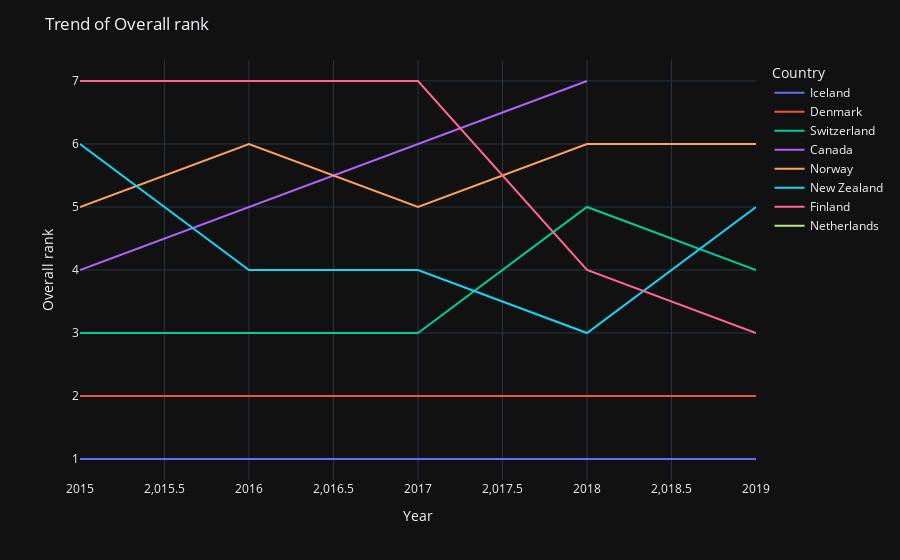

The code cell stored with this chart in its notebook:
### Markdown cell above
#### Observations:
-
-
-

### Code cell
#Filtering the dataframe of all the years for only top 7 of overall rank of each year. I chose 7 to be sure the data is easy to read. Otherwise there are many "holes"/missing parts in the graph. 
df_all_years_top_7 = df_all_years[df_all_years["Overall rank"] <= 7]
tendency(df=df_all_years_top_7, column="Overall rank")

### Figure 1 — Plotly figure (JSON) as saved in the notebook; plotly's stock layout.template omitted (floating-point values rounded to 4 significant figures)
{"data": [{"hovertemplate": "Country=Iceland<br>Year=%{x}<br>Overall rank=%{y}<extra></extra>", "legendgroup": "Iceland", "line": {"color": "#636efa", "dash": "solid"}, "mode": "lines", "name": "Iceland", "orientation": "v", "showlegend": true, "type": "scatter", "x": [2015, 2016, 2017, 2018, 2019], "xaxis": "x", "y": [1, 1, 1, 1, 1], "yaxis": "y"}, {"hovertemplate": "Country=Denmark<br>Year=%{x}<br>Overall rank=%{y}<extra></extra>", "legendgroup": "Denmark", "line": {"color": "#EF553B", "dash": "solid"}, "mode": "lines", "name": "Denmark", "orientation": "v", "showlegend": true, "type": "scatter", "x": [2015, 2016, 2017, 2018, 2019], "xaxis": "x", "y": [2, 2, 2, 2, 2], "yaxis": "y"}, {"hovertemplate": "Country=Switzerland<br>Year=%{x}<br>Overall rank=%{y}<extra></extra>", "legendgroup": "Switzerland", "line": {"color": "#00cc96", "dash": "solid"}, "mode": "lines", "name": "Switzerland", "orientation": "v", "showlegend": true, "type": "scatter", "x": [2015, 2016, 2017, 2018, 2019], "xaxis": "x", "y": [3, 3, 3, 5, 4], "yaxis": "y"}, {"hovertemplate": "Country=Canada<br>Year=%{x}<br>Overall rank=%{y}<extra></extra>", "legendgroup": "Canada", "line": {"color": "#ab63fa", "dash": "solid"}, "mode": "lines", "name": "Canada", "orientation": "v", "showlegend": true, "type": "scatter", "x": [2015, 2016, 2017, 2018], "xaxis": "x", "y": [4, 5, 6, 7], "yaxis": "y"}, {"hovertemplate": "Country=Norway<br>Year=%{x}<br>Overall rank=%{y}<extra></extra>", "legendgroup": "Norway", "line": {"color": "#FFA15A", "dash": "solid"}, "mode": "lines", "name": "Norway", "orientation": "v", "showlegend": true, "type": "scatter", "x": [2015, 2016, 2017, 2018, 2019], "xaxis": "x", "y": [5, 6, 5, 6, 6], "yaxis": "y"}, {"hovertemplate": "Country=New Zealand<br>Year=%{x}<br>Overall rank=%{y}<extra></extra>", "legendgroup": "New Zealand", "line": {"color": "#19d3f3", "dash": "solid"}, "mode": "lines", "name": "New Zealand", "orientation": "v", "showlegend": true, "type": "scatter", "x": [2015, 2016, 2017, 2018, 2019], "xaxis": "x", "y": [6, 4, 4, 3, 5], "yaxis": "y"}, {"hovertemplate": "Country=Finland<br>Year=%{x}<br>Overall rank=%{y}<extra></extra>", "legendgroup": "Finland", "line": {"color": "#FF6692", "dash": "solid"}, "mode": "lines", "name": "Finland", "orientation": "v", "showlegend": true, "type": "scatter", "x": [2015, 2016, 2017, 2018, 2019], "xaxis": "x", "y": [7, 7, 7, 4, 3], "yaxis": "y"}, {"hovertemplate": "Country=Netherlands<br>Year=%{x}<br>Overall rank=%{y}<extra></extra>", "legendgroup": "Netherlands", "line": {"color": "#B6E880", "dash": "solid"}, "mode": "lines", "name": "Netherlands", "orientation": "v", "showlegend": true, "type": "scatter", "x": [2019], "xaxis": "x", "y": [7], "yaxis": "y"}], "layout": {"legend": {"title": {"text": "Country"}, "tracegroupgap": 0}, "margin": {"t": 60}, "title": {"text": "Trend of Overall rank"}, "xaxis": {"anchor": "y", "domain": [0, 1], "title": {"text": "Year"}}, "yaxis": {"anchor": "x", "domain": [0, 1], "title": {"text": "Overall rank"}}}}
